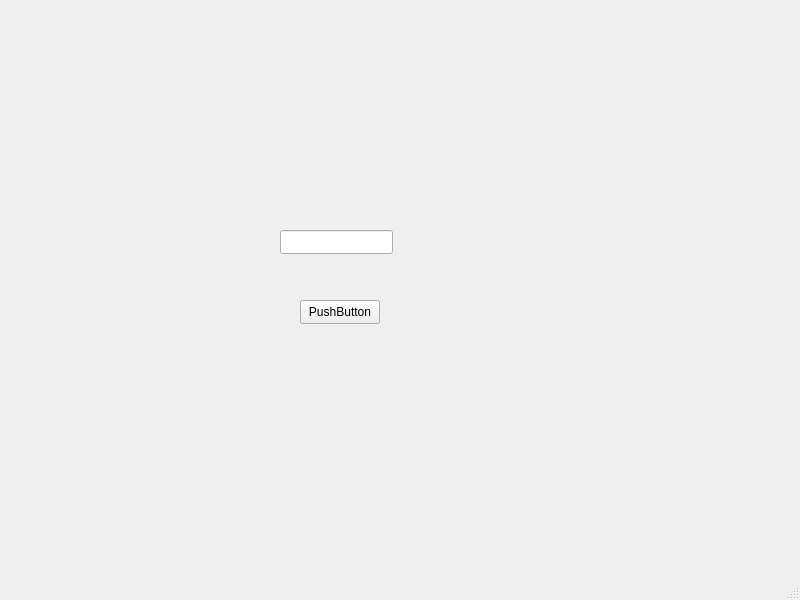
<?xml version="1.0" encoding="UTF-8"?>
<ui version="4.0">
 <class>MainWindow</class>
 <widget class="QMainWindow" name="MainWindow">
  <property name="geometry">
   <rect>
    <x>0</x>
    <y>0</y>
    <width>800</width>
    <height>600</height>
   </rect>
  </property>
  <property name="windowTitle">
   <string>MainWindow</string>
  </property>
  <widget class="QWidget" name="centralwidget">
   <widget class="QLineEdit" name="lineEdit">
    <property name="geometry">
     <rect>
      <x>280</x>
      <y>230</y>
      <width>113</width>
      <height>24</height>
     </rect>
    </property>
   </widget>
   <widget class="QPushButton" name="pushButton">
    <property name="geometry">
     <rect>
      <x>300</x>
      <y>300</y>
      <width>80</width>
      <height>24</height>
     </rect>
    </property>
    <property name="text">
     <string>PushButton</string>
    </property>
   </widget>
  </widget>
  <widget class="QMenuBar" name="menubar">
   <property name="geometry">
    <rect>
     <x>0</x>
     <y>0</y>
     <width>800</width>
     <height>21</height>
    </rect>
   </property>
  </widget>
  <widget class="QStatusBar" name="statusbar"/>
 </widget>
 <resources/>
 <connections/>
</ui>
